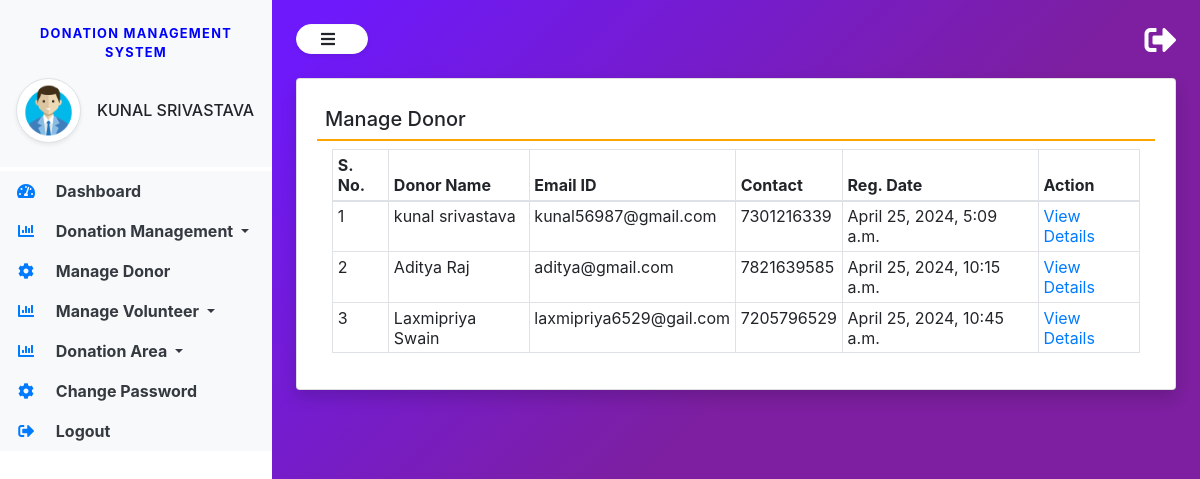
The page /manage_donor (signed in) on the database its author committed.
### donation/models.py (models this page shows, shortened)
class Donor(models.Model):
    user = models.ForeignKey(User, on_delete=models.CASCADE)
    contact = models.CharField(max_length=15,null=True)
    address = models.CharField(max_length=300,null=True)
    userpic = models.FileField(null=True)
    regdate = models.DateTimeField(auto_now_add=True)

### donation/views.py (the view)
# urls.py: path('manage_donor',manage_donor,name='manage_donor'),
def manage_donor(request):
    if not request.user.is_authenticated:
        return redirect('admin_login')
    donor = Donor.objects.all()
    return render(request, 'manage_donor.html', locals())

### donation/templates/manage_donor.html
{% extends 'admin_base.html' %}
{% block main  %}
<div class="card shadow">
    <div class="card-body">
        <h5 class="p-2" style="border-bottom: 2px solid orange;">Manage Donor</h5>
<div class="container-fluid">
        <table class="table table-bordered table-sm" id="example">
            <thead>
                <tr>
                    <th>S. No.</th>
                    <th>Donor Name</th>
                    <th>Email ID</th>
                    <th>Contact</th>
                    <th>Reg. Date</th>
                    <th>Action</th>
                </tr>
            </thead>
            <tbody>
                {% for i in donor %}
                <tr>
                    <td>{{forloop.counter}}</td>
                    <td>{{i.user.first_name}} {{i.user.last_name}}</td>
                    <td>{{i.user.username}}</td>
                    <td>{{i.contact}}</td>
                    <td>{{i.regdate}}</td>
                    <td><a href="{% url 'view_donordetail' i.id %}" class="text-primary">View Details</a></td>
                </tr>
                {% endfor %}
            </tbody>
        </table>
</div>
</div>
</div>
{% endblock %}

### donation/templates/admin_base.html (shortened to what this page needs)
{% load static %}
<html lang="en">
<head>
  <link rel="stylesheet" href="https://maxcdn.bootstrapcdn.com/bootstrap/4.3.1/css/bootstrap.min.css">
  <link rel="stylesheet" href="https://use.fontawesome.com/releases/v5.6.3/css/all.css">
  <link rel="stylesheet" type="text/css" href="{% static 'css/sidebar.css' %}">
  </head>
<body>
<div class="vertical-nav bg-white" id="sidebar">
  <div class="py-4 px-3 mb-1 bg-light">
      <p class="font-weight-bold text-uppercase px-3 small dashboard-text text-center">Donation Management System</p>
	<div class="media d-flex align-items-center">
	    <img src="{% static 'images/adminlogo.png' %}" width="65" height="65" class="mr-3 rounded-circle img-thumbnail shadow-sm">
		<div class="media-body">
			<h4 class="user-name mb-0 text-uppercase">{{request.user.first_name}} {{request.user.last_name}}</h4>
		</div>
	</div>
  </div>
  <ul class="nav flex-column bg-white">
  <li class="nav-item">
  <a href="{% url 'admin_home' %}" class="nav-link text-dark bg-light">
	<i class="fas fa-tachometer-alt fa-fw mr-3 text-primary"></i>
	Dashboard
  </a>
  </li>
   <li class="nav-item dropdown">
      <a class="nav-link dropdown-toggle text-dark bg-light" href="#" id="navbardrop" data-toggle="dropdown">
       <i class="fas fa-chart-bar mr-3 text-primary fa-fw"></i> Donation Management
      </a>
    </li>
      <li class="nav-item">
  <a href="{% url 'manage_donor' %}" class="nav-link text-dark bg-light">
	<i class="fas fa-cog mr-3 text-primary fa-fw"></i>
	Manage Donor
  </a>
  </li>
      <li class="nav-item dropdown">
      <a class="nav-link dropdown-toggle text-dark bg-light" href="#" id="navbardrop" data-toggle="dropdown">
       <i class="fas fa-chart-bar mr-3 text-primary fa-fw"></i> Manage Volunteer
      </a>
    </li>
  <li class="nav-item dropdown">
      <a class="nav-link dropdown-toggle text-dark bg-light" href="#" id="navbardrop" data-toggle="dropdown">
       <i class="fas fa-chart-bar mr-3 text-primary fa-fw"></i> Donation Area
      </a>
    </li>
      <li class="nav-item">
  <a href="{% url 'changepwd_admin' %}" class="nav-link text-dark bg-light">
	<i class="fas fa-cog mr-3 text-primary fa-fw"></i>
	Change Password
  </a>
  </li>
      <li class="nav-item">
  <a href="{% url 'logout' %}" class="nav-link text-dark bg-light">
	<i class="fas fa-sign-out-alt mr-3 text-primary fa-fw"></i>
	Logout
  </a>
  </li>
  </ul>
</div>
<div class="page-content p-4" id="content">
<a href="{% url 'logout' %}" title = "logout" class="float-right text-white"><i class="fas fa-sign-out-alt fa-2x"></i></a>
<button id="sidebarCollapse" type="button" class="btn btn-light bg-white rounded-pill shadow-sm px-4 mb-4">
<i class="fas fa-bars mr-2"></i>
</button>
     {% block main %}
    {% endblock %}
</div>
</body>
</html>

### donation/static/css/sidebar.css (style rules this page uses)
body { background-image : linear-gradient(135.9deg,rgba(109,25,252,1) 16.4%,rgba(125,31,160,1) 56.1%); min-height:100vh; }
.user-name { font-size:1rem; }
.vertical-nav { min-width : 17rem; width : 17rem; height:100vh; position:fixed; top:0; left:0; transition: all 0.4s; }
.page-content { width:calc(100% - 17rem); margin-left:17rem; transition:all 0.4s; }
.dashboard-text { letter-spacing : 0.1em; color : blue; }
.nav-link { font-weight : bold; }

### rows shown on the page
Donor: user.first_name "kunal", user.last_name "srivastava", user.username "kunal56987@gmail.com", contact "7301216339", regdate "April 25, 2024, 5:09 a.m."
Donor: user.first_name "Aditya", user.last_name "Raj", user.username "aditya@gmail.com", contact "7821639585", regdate "April 25, 2024, 10:15 a.m."
Donor: user.first_name "Laxmipriya", user.last_name "Swain", user.username "laxmipriya6529@gail.com", contact "7205796529", regdate "April 25, 2024, 10:45 a.m."

### other values the page prints
{{ request.user.first_name }} "KUNAL"
{{ request.user.last_name }} "SRIVASTAVA"
